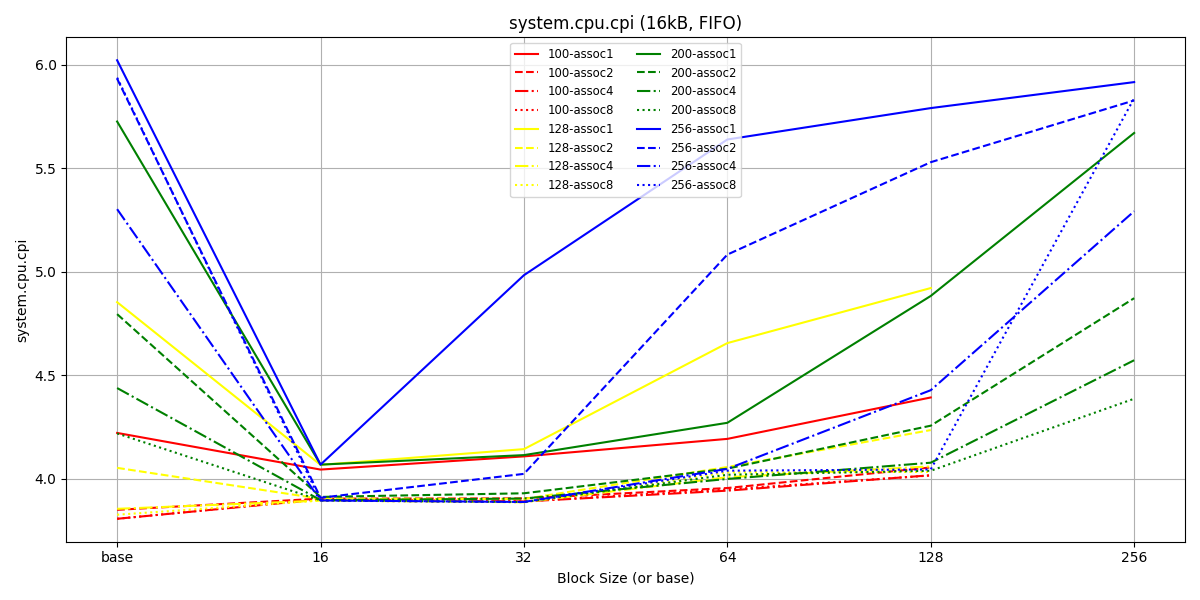
#> input picture Prj1/plots-v1/16kB_FIFO/system.cpu.cpi.png, 1200 x 600 px, found by its file name
$ python comb-right.py
#> lines starting #> are read from the running program, lines starting #| are printed output that depends on the picture
import os
from math import (
    floor,
    log2,
)

from PIL import (
    Image,
    ImageDraw,
    ImageFont,
)

from configs import *

# Try to load a default font
try:
    font = ImageFont.truetype("arial.ttf", 24)
except:
    font = ImageFont.load_default()

images = []
for axis_param in axis_params:
    plot_root = f"plots/{axis_param}"
    for msize in matrix_sizes:
        img_path = os.path.join(
            plot_root, f"{msize}_base", "system.cpu.cpi.png"
        )
        if os.path.exists(img_path):
            idx = (0, matrix_sizes.index(msize))
            images.append((Image.open(img_path), idx))
        bsize = 16
        idx_x = 1
        while bsize <= msize:
            folder_suffix = f"{msize}_{bsize}"
            img_path = os.path.join(
                plot_root, folder_suffix, "system.cpu.cpi.png"
            )
            if os.path.exists(img_path):
                idx = (idx_x, matrix_sizes.index(msize))
                images.append((Image.open(img_path), idx))
            bsize *= 2
            idx_x += 1

    # Layout parameters
    rows = len(matrix_sizes)  # Number of rows
#> rows = 6
    cols = floor(log2(matrix_sizes[-1])) - 2  # Number of columns
    img_width, img_height = images[0][0].size
#> img_width = 1200; img_height = 600

    # Final canvas size
    final_width = cols * img_width
#> final_width = 9600
    final_height = rows * img_height
#> final_height = 3600

    # Create a new blank white image
    final_img = Image.new("RGB", (final_width, final_height), color="white")
#> final_img: PIL image 9600x3600 RGB; every value is 255
    draw = ImageDraw.Draw(final_img)

    # Paste each image and add label
    for _, (img, (idx_x, idx_y)) in enumerate(images):
        x = idx_x * img_width
        y = idx_y * img_height

        # Paste the image below the label
        final_img.paste(img, (x, y))
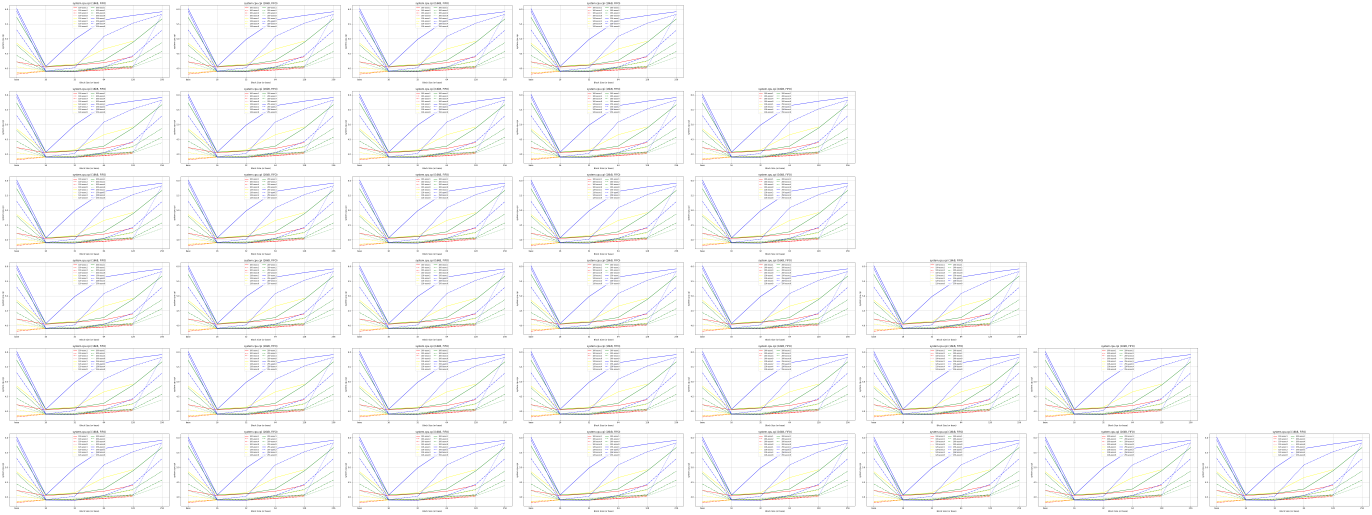
#> final_img: PIL image 9600x3600 RGB (shown at 1/7 size); mean R, G, B 248.4, 248.4, 248.6

    # Save final output
    final_img.save(f"plots/right_{axis_param}_cpi.png")

print("All combined plots generated and organized under 'plots/' directory.")
